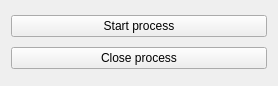
<?xml version="1.0" encoding="UTF-8"?>
<ui version="4.0">
 <class>Widget</class>
 <widget class="QWidget" name="Widget">
  <property name="geometry">
   <rect>
    <x>0</x>
    <y>0</y>
    <width>278</width>
    <height>86</height>
   </rect>
  </property>
  <property name="windowTitle">
   <string>Widget</string>
  </property>
  <layout class="QVBoxLayout" name="verticalLayout">
   <item>
    <widget class="QPushButton" name="btnStartProcess">
     <property name="text">
      <string>Start process</string>
     </property>
    </widget>
   </item>
   <item>
    <widget class="QPushButton" name="btnCloseProcess">
     <property name="text">
      <string>Close process</string>
     </property>
    </widget>
   </item>
  </layout>
 </widget>
 <resources/>
 <connections/>
</ui>
